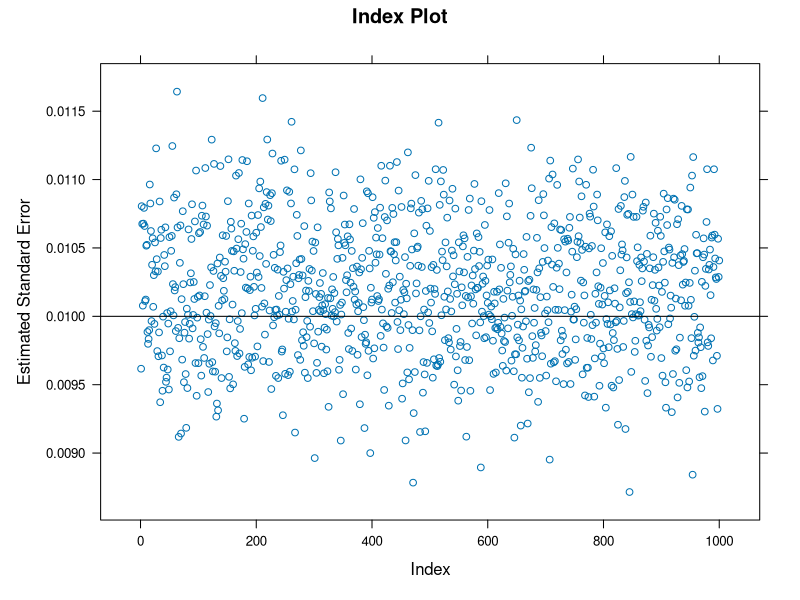

This chart was generated by the following R code:
#!/usr/bin/env Rscript
# BLB_index_plot.R
# Author: Nick Ulle
# Description:
#   This script produces the index plot for HW2, part 1, provided the bag of
#   little bootstraps has already been run (including the post-processing
#   script).

library(lattice)

data <- read.table('final/blb_lin_reg_data_s5_r50_SE.txt', header = TRUE)[[1]]

png('../tex/res/01_index_plot.png', 8, 8, units = 'in', res = 300)
xyplot(data ~ seq_along(data), main = 'Index Plot', xlab = 'Index',
       ylab = 'Estimated Standard Error',
       panel = function(x, y, ...) {
           panel.xyplot(x, y, ...)
           panel.abline(h = 0.01)
       })
dev.off()

cat('Plot generated successfully!\n')

